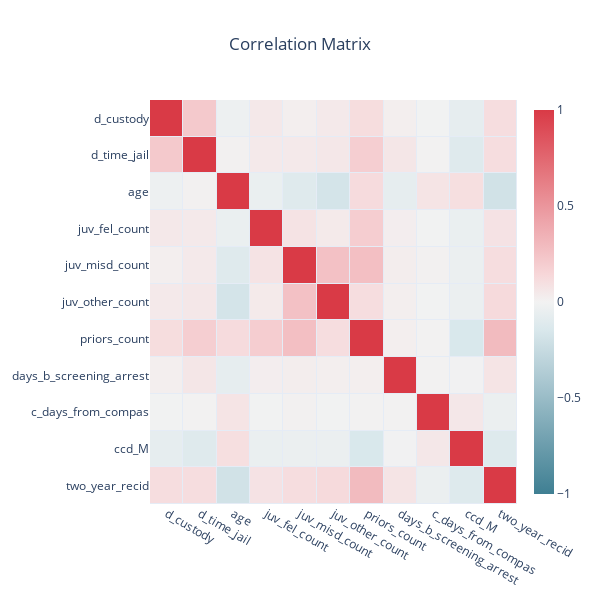

Write notebook code for a chart like this one.
### Markdown cell above
### Correlation
In order to check to the important features in our dataset, we can compute and plot (see e.g. `sns.heatmap`) the correlation matrix, as a tool to visually show all the correlation between features.

### Code cell
"""
CELL N°2.1.2 : Correlation matrix

@pre:  A pandas.DataFrame `df` containing the dataset
@post: A visualization of the correlation matrix between features.
"""

def plot_correlation_matrix(data):

    X    = [label for label in data] 
    N    = data.shape[1]
    corr = (data.corr()).values

    # Display the correlation in cells
    hovertext      = [ [f"corr({X[i]}, {X[j]})= {corr[i][j]:.2f}" for j in range(N)] for i in range(N) ]
    sns_colorscale = [ [0.0, "#3f7f93"],   [0.071, "#5890a1"], [0.143, "#72a1b0"], [0.214, "#8cb3bf"],
                    [0.286, "#a7c5cf"], [0.357, "#c0d6dd"], [0.429, "#dae8ec"], [0.5, "#f2f2f2"], 
                    [0.571, "#f7d7d9"], [0.643, "#f2bcc0"], [0.714, "#eda3a9"], [0.786, "#e8888f"], 
                    [0.857, "#e36e76"], [0.929, "#de535e"], [1.0, "#d93a46"] ]


    heat   = go.Heatmap(z = data.corr(), x = X, y = X, zmin = -1, zmax = 1, xgap = 1, ygap = 1,
                        colorscale = sns_colorscale, colorbar_thickness = 20, colorbar_ticklen = 3,
                        hovertext = hovertext, hoverinfo = "text" )
    title  = "Correlation Matrix"

    layout = go.Layout(title_text = title, title_x = 0.5, width = 600, height = 600,
        xaxis_showgrid = False, yaxis_showgrid = False, yaxis_autorange = "reversed")


    fig = go.Figure(data=[heat], layout=layout)
    fig.show()

corr_matrix = df.corr(method='pearson')
df_corr = df.copy()
df_corr["two_year_recid"] = y
plot_correlation_matrix(df_corr)

### Figure 1 — Plotly figure (JSON) as saved in the notebook; plotly's stock layout.template omitted (floating-point values rounded to 4 significant figures)
{"data": [{"colorbar": {"thickness": 20, "ticklen": 3}, "colorscale": [[0, "#3f7f93"], [0.071, "#5890a1"], [0.143, "#72a1b0"], [0.214, "#8cb3bf"], [0.286, "#a7c5cf"], [0.357, "#c0d6dd"], [0.429, "#dae8ec"], [0.5, "#f2f2f2"], [0.571, "#f7d7d9"], [0.643, "#f2bcc0"], [0.714, "#eda3a9"], [0.786, "#e8888f"], [0.857, "#e36e76"], [0.929, "#de535e"], [1, "#d93a46"]], "hoverinfo": "text", "hovertext": [["corr(d_custody, d_custody)= 1.00", "corr(d_custody, d_time_jail)= 0.22", "corr(d_custody, age)= -0.03", "corr(d_custody, juv_fel_count)= 0.05", "corr(d_custody, juv_misd_count)= 0.02", "corr(d_custody, juv_other_count)= 0.05", "corr(d_custody, priors_count)= 0.11", "corr(d_custody, days_b_screening_arrest)= 0.02", "corr(d_custody, c_days_from_compas)= -0.00", "corr(d_custody, ccd_M)= -0.07", "corr(d_custody, two_year_recid)= 0.11"], ["corr(d_time_jail, d_custody)= 0.22", "corr(d_time_jail, d_time_jail)= 1.00", "corr(d_time_jail, age)= 0.01", "corr(d_time_jail, juv_fel_count)= 0.05", "corr(d_time_jail, juv_misd_count)= 0.05", "corr(d_time_jail, juv_other_count)= 0.06", "corr(d_time_jail, priors_count)= 0.19", "corr(d_time_jail, days_b_screening_arrest)= 0.06", "corr(d_time_jail, c_days_from_compas)= 0.00", "corr(d_time_jail, ccd_M)= -0.11", "corr(d_time_jail, two_year_recid)= 0.11"], ["corr(age, d_custody)= -0.03", "corr(age, d_time_jail)= 0.01", "corr(age, age)= 1.00", "corr(age, juv_fel_count)= -0.05", "corr(age, juv_misd_count)= -0.11", "corr(age, juv_other_count)= -0.17", "corr(age, priors_count)= 0.12", "corr(age, days_b_screening_arrest)= -0.07", "corr(age, c_days_from_compas)= 0.07", "corr(age, ccd_M)= 0.10", "corr(age, two_year_recid)= -0.19"], ["corr(juv_fel_count, d_custody)= 0.05", "corr(juv_fel_count, d_time_jail)= 0.05", "corr(juv_fel_count, age)= -0.05", "corr(juv_fel_count, juv_fel_count)= 1.00", "corr(juv_fel_count, juv_misd_count)= 0.08", "corr(juv_fel_count, juv_other_count)= 0.04", "corr(juv_fel_count, priors_count)= 0.19", "corr(juv_fel_count, days_b_screening_arrest)= 0.02", "corr(juv_fel_count, c_days_from_compas)= -0.01", "corr(juv_fel_count, ccd_M)= -0.04", "corr(juv_fel_count, two_year_recid)= 0.08"], ["corr(juv_misd_count, d_custody)= 0.02", "corr(juv_misd_count, d_time_jail)= 0.05", "corr(juv_misd_count, age)= -0.11", "corr(juv_misd_count, juv_fel_count)= 0.08", "corr(juv_misd_count, juv_misd_count)= 1.00", "corr(juv_misd_count, juv_other_count)= 0.26", "corr(juv_misd_count, priors_count)= 0.27", "corr(juv_misd_count, days_b_screening_arrest)= 0.03", "corr(juv_misd_count, c_days_from_compas)= 0.01", "corr(juv_misd_count, ccd_M)= -0.04", "corr(juv_misd_count, two_year_recid)= 0.11"], ["corr(juv_other_count, d_custody)= 0.05", "corr(juv_other_count, d_time_jail)= 0.06", "corr(juv_other_count, age)= -0.17", "corr(juv_other_count, juv_fel_count)= 0.04", "corr(juv_other_count, juv_misd_count)= 0.26", "corr(juv_other_count, juv_other_count)= 1.00", "corr(juv_other_count, priors_count)= 0.11", "corr(juv_other_count, days_b_screening_arrest)= 0.02", "corr(juv_other_count, c_days_from_compas)= -0.01", "corr(juv_other_count, ccd_M)= -0.04", "corr(juv_other_count, two_year_recid)= 0.13"], ["corr(priors_count, d_custody)= 0.11", "corr(priors_count, d_time_jail)= 0.19", "corr(priors_count, age)= 0.12", "corr(priors_count, juv_fel_count)= 0.19", "corr(priors_count, juv_misd_count)= 0.27", "corr(priors_count, juv_other_count)= 0.11", "corr(priors_count, priors_count)= 1.00", "corr(priors_count, days_b_screening_arrest)= 0.02", "corr(priors_count, c_days_from_compas)= 0.00", "corr(priors_count, ccd_M)= -0.15", "corr(priors_count, two_year_recid)= 0.29"], ["corr(days_b_screening_arrest, d_custody)= 0.02", "corr(days_b_screening_arrest, d_time_jail)= 0.06", "corr(days_b_screening_arrest, age)= -0.07", "corr(days_b_screening_arrest, juv_fel_count)= 0.02", "corr(days_b_screening_arrest, juv_misd_count)= 0.03", "corr(days_b_screening_arrest, juv_other_count)= 0.02", "corr(days_b_screening_arrest, priors_count)= 0.02", "corr(days_b_screening_arrest, days_b_screening_arrest)= 1.00", "corr(days_b_screening_arrest, c_days_from_compas)= 0.01", "corr(days_b_screening_arrest, ccd_M)= -0.01", "corr(days_b_screening_arrest, two_year_recid)= 0.07"], ["corr(c_days_from_compas, d_custody)= -0.00", "corr(c_days_from_compas, d_time_jail)= 0.00", "corr(c_days_from_compas, age)= 0.07", "corr(c_days_from_compas, juv_fel_count)= -0.01", "corr(c_days_from_compas, juv_misd_count)= 0.01", "corr(c_days_from_compas, juv_other_count)= -0.01", "corr(c_days_from_compas, priors_count)= 0.00", "corr(c_days_from_compas, days_b_screening_arrest)= 0.01", "corr(c_days_from_compas, c_days_from_compas)= 1.00", "corr(c_days_from_compas, ccd_M)= 0.06", "corr(c_days_from_compas, two_year_recid)= -0.04"], ["corr(ccd_M, d_custody)= -0.07", "corr(ccd_M, d_time_jail)= -0.11", "corr(ccd_M, age)= 0.10", "corr(ccd_M, juv_fel_count)= -0.04", "corr(ccd_M, juv_misd_count)= -0.04", "corr(ccd_M, juv_other_count)= -0.04", "corr(ccd_M, priors_count)= -0.15", "corr(ccd_M, days_b_screening_arrest)= -0.01", "corr(ccd_M, c_days_from_compas)= 0.06", "corr(ccd_M, ccd_M)= 1.00", "corr(ccd_M, two_year_recid)= -0.12"], ["corr(two_year_recid, d_custody)= 0.11", "corr(two_year_recid, d_time_jail)= 0.11", "corr(two_year_recid, age)= -0.19", "corr(two_year_recid, juv_fel_count)= 0.08", "corr(two_year_recid, juv_misd_count)= 0.11", "corr(two_year_recid, juv_other_count)= 0.13", "corr(two_year_recid, priors_count)= 0.29", "corr(two_year_recid, days_b_screening_arrest)= 0.07", "corr(two_year_recid, c_days_from_compas)= -0.04", "corr(two_year_recid, ccd_M)= -0.12", "corr(two_year_recid, two_year_recid)= 1.00"]], "type": "heatmap", "x": ["d_custody", "d_time_jail", "age", "juv_fel_count", "juv_misd_count", "juv_other_count", "priors_count", "days_b_screening_arrest", "c_days_from_compas", "ccd_M", "two_year_recid"], "xgap": 1, "y": ["d_custody", "d_time_jail", "age", "juv_fel_count", "juv_misd_count", "juv_other_count", "priors_count", "days_b_screening_arrest", "c_days_from_compas", "ccd_M", "two_year_recid"], "ygap": 1, "z": [[1, 0.2173, -0.03233, 0.05278, 0.02284, 0.04504, 0.113, 0.02088, -0.004272, -0.07287, 0.1102], [0.2173, 1, 0.01185, 0.04562, 0.04512, 0.05554, 0.1889, 0.06421, 0.003644, -0.1095, 0.1091], [-0.03233, 0.01185, 1, -0.04775, -0.1116, -0.1728, 0.1198, -0.06893, 0.07349, 0.1012, -0.1892], [0.05278, 0.04562, -0.04775, 1, 0.07977, 0.04344, 0.1941, 0.02433, -0.005396, -0.04493, 0.08172], [0.02284, 0.04512, -0.1116, 0.07977, 1, 0.257, 0.2677, 0.027, 0.009993, -0.03863, 0.1103], [0.04504, 0.05554, -0.1728, 0.04344, 0.257, 1, 0.1088, 0.02333, -0.00583, -0.04072, 0.1259], [0.113, 0.1889, 0.1198, 0.1941, 0.2677, 0.1088, 1, 0.02135, 0.003762, -0.1454, 0.2906], [0.02088, 0.06421, -0.06893, 0.02433, 0.027, 0.02333, 0.02135, 1, 0.006457, -0.008043, 0.07484], [-0.004272, 0.003644, 0.07349, -0.005396, 0.009993, -0.00583, 0.003762, 0.006457, 1, 0.05688, -0.0399], [-0.07287, -0.1095, 0.1012, -0.04493, -0.03863, -0.04072, -0.1454, -0.008043, 0.05688, 1, -0.1203], [0.1102, 0.1091, -0.1892, 0.08172, 0.1103, 0.1259, 0.2906, 0.07484, -0.0399, -0.1203, 1]], "zmax": 1, "zmin": -1}], "layout": {"height": 600, "title": {"text": "Correlation Matrix", "x": 0.5}, "width": 600, "xaxis": {"showgrid": false}, "yaxis": {"autorange": "reversed", "showgrid": false}}}
